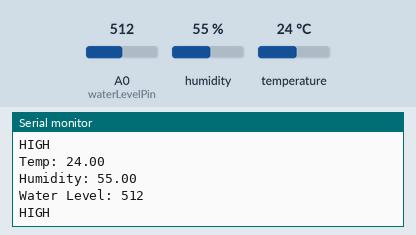
Recording of a sketch running on a simulated ESP8266 (NodeMCU). Parts: the last lines printed to the serial monitor. Inputs (shaded band) come from the test bench; at power-on: A0 (waterLevelPin) = 512, humidity 55 %, temperature 24 °C.

Above: at 2.8 s.
2.9 s: A0 (waterLevelPin) set to 489
At 4.9 s:
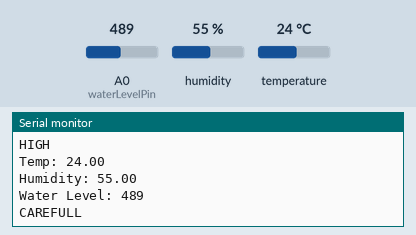
7.5 s: A0 (waterLevelPin) set to 269
At 8.4 s:
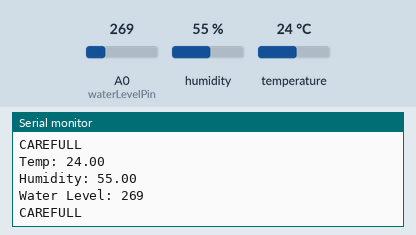
10.2 s: A0 (waterLevelPin) set to 241
At 13.0 s:
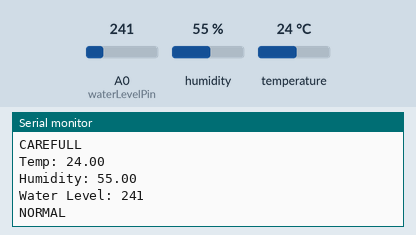
Timing chart, 0 to 14.5 s (numbered marks = the images above; inputs shaded):
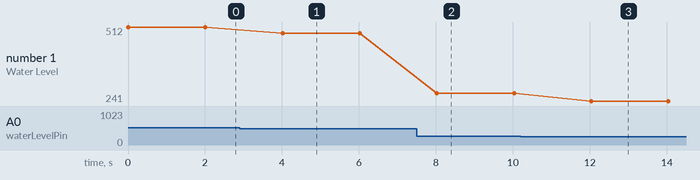

Measured:
- the behaviour switches between 500 and 499 on A0 (waterLevelPin) (found by bisection; images 0 and 1)
- the behaviour switches between 251 and 250 on A0 (waterLevelPin) (found by bisection; images 2 and 3)
- after the input at 2.9 s, the serial monitor: prints a new line after 1.1 s (image 1)
- after the input at 7.5 s, the serial monitor: prints a new line after 0.53 s (image 2)
- after the input at 10.2 s, the serial monitor: prints a new line after 1.8 s (image 3)
- plotted number 1: 512 → 489 after the input at 2.9 s, 489 → 269 after the input at 7.5 s, 269 → 241 after the input at 10.2 s

The sketch:

DHT_WATERLEVEL.ino
```cpp
#include "DHT.h"

#define DHTPIN D1
#define DHTTYPE DHT22

#define waterLevelPin A0

String waterStatus;

DHT dht(DHTPIN,DHTTYPE);

void setup() {
  Serial.begin(9600);
  dht.begin();
}

void loop() {

  //Read Temp
  float temp = dht.readTemperature();
  //Read Humidity
  float hum = dht.readHumidity();

  Serial.print("Temp: ");
  Serial.println(temp);

  Serial.print("Humidity: ");
  Serial.println(hum);

  //Read Water Level
  int waterLevel=analogRead(waterLevelPin);

  Serial.print("Water Level: ");
  Serial.println(waterLevel);

  if(waterLevel >=500){
    waterStatus = "HIGH";
  }
  else if( waterLevel > 250 && waterLevel<500){
    waterStatus = "CAREFULL";
  } else{
    waterStatus = "NORMAL";
  }

  Serial.println(waterStatus);
  delay(2000);

}
```
